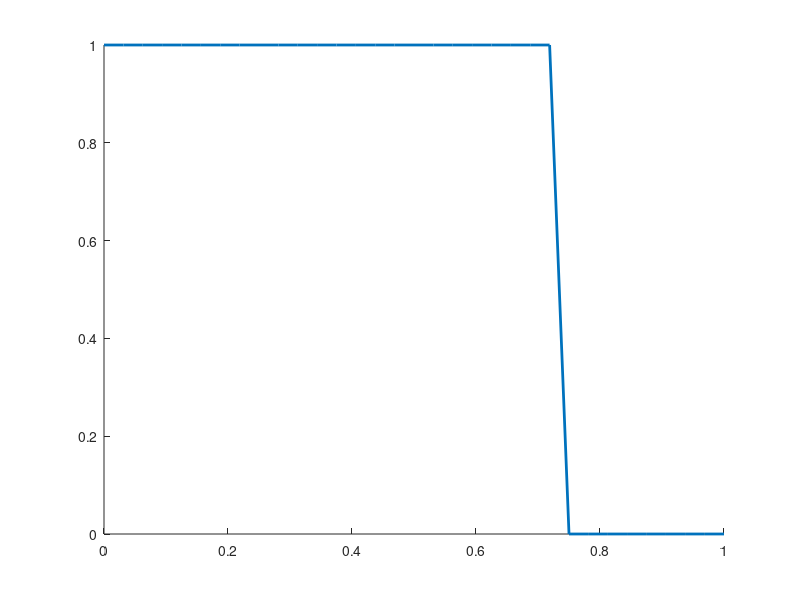

MATLAB code for this plot: (Note: this script raises an error after producing the figure.)
clear; clc; 

M = 32; 
L = 1; 
a = 1; 
dx = L/M; 

T_values = [0.5, 1.0]; 
nu_values = [1, 0.75, 0.5, 0.25]; 

schemes = {'Lax-Friedrichs', 'First-Order Upwind', 'Lax-Wendroff', 'Minimum Dispersion'}; 

x = linspace(0, L, M+1); 
IC = zeros(M+1, 1); 
IC(1:M/4 + 1) = 1; 

L1_errors = zeros(length(schemes), length(nu_values), length(T_values)); 

for t = 1:length(T_values)
    T = T_values(t); 
    u_exact = zeros(M+1, 1); 
    shift = round(a*T*M/L); 

    for j = 1:M+1
        if j <= M/4 + shift
            u_exact(j) = 1; 
        else
            u_exact(j) = 0; 
        end 
    end 

    if M/4 + shift >= M+1
        u_exact(:) = 1; 
    end 
    for i = 1:length(schemes)
        scheme = schemes{i}; 
        figure; 
        hold on; 
        plot(x, u_exact, 'LineWidth', 2, 'DisplayName', 'Exact Solution'); 
        for j = 1:length(nu_values)
            nu = nu_values(j); 
            u_final = solve_advection_shock (M, dx, T, a, scheme, nu, IC); 

            P = M+1; 
            L1_error_norm = (1/P) * sum(abs(u_final - u_exact)); 
            L1_errors(i,j,t) = L1_error_norm; 
            plot(x, u_final, 'LineWidth', 2, 'DisplayName', sprintf('|\\nu| = %.2f', nu)); 
        end 
        xlabel('x'); 
        ylabel('u(x,T)'); 
        legend show; 
        grid on; 
    end 
end 
fprintf('\n## 📉 L1 Error Norm Matrix for Shock Problem ##\n');
nu_string_labels = arrayfun(@(n) sprintf('nu_%.2f', n), nu_values, 'UniformOutput', false);
 for t = 1:length(T_values)
    T = T_values(t);
    error_table = array2table(L1_errors(:,:,t), 'RowNames', schemes, ...
        'VariableNames', nu_string_labels); 
    disp(error_table); 
    
    figure; 
    hold on; 
    xlabel('\nu'); 
    ylabel('L1 Error Norm'); 
    grid on; 

    for i = 1:length(schemes)
        plot(nu_values, L1_errors(i,:,t), 'LineWidth', 2, 'DisplayName', schemes{i}); 
    end 
    legend show; 
end 





function u_final = solve_advection_shock(M, dx, T, a, scheme, nu, IC)
    dt = nu*dx; 
    nt = round(T / dt); 
    u = zeros(M+1, nt+1); 
    u(:,1) = IC; 
    q = get_q(scheme, nu); 
    for n = 1:nt
        u(1, n+1) = 1; 
        for j = 2:M
            jp1 = j+1; 
            jm1 = j-1; 
            
            F_right = calc_flux(u(j,n), u(jp1,n), a, dx, dt, q); 
            F_left = calc_flux(u(jm1,n), u(j,n), a, dx, dt, q); 
            
            u(j,n+1) = u(j,n) - (dt/dx) * (F_right - F_left);
        end 
        u(M+1, n+1) = u(M, n+1); 

    end 
    u_final = u(:, nt+1); 
end 

function q = get_q(scheme, nu)
    switch lower(scheme)
        case 'lax-friedrichs'
            q = 1; 
        case 'first-order upwind'
            q = abs(nu); 
        case 'lax-wendroff'
            q = nu^2; 
        case 'minimum dispersion'
            q = 1/3 + (2/3)*nu^2; 
        otherwise
            error('invalid scheme'); 
    end 
end 

function F = calc_flux(u_L, u_R, a, dx, dt, q)
    f_L = a*u_L; 
    f_R = a*u_R; 

    F = 0.5*(f_L + f_R) - (q*dx)/(2*dt)*(u_R - u_L);  
end 






            